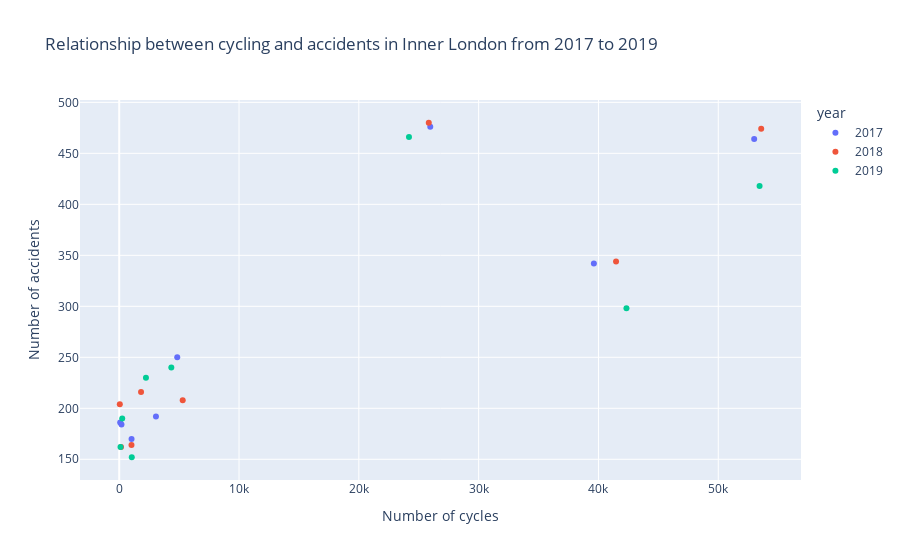

The cell this chart's notebook holds for it:
### Code cell
# Inner london total cycles vs accidents
fig = px.scatter(accidents_totalcycle_inner_cl,
                 x='Total cycles',
                 y='total_accidents',
                 color='year',
                 labels={"Total cycles": "Number of cycles",
                         "total_accidents": "Number of accidents"},
                 title="Relationship between cycling and accidents in Inner London from 2017 to 2019")
fig.show()

### Figure 1 — Plotly figure (JSON) as saved in the notebook; plotly's stock layout.template omitted (floating-point values rounded to 4 significant figures)
{"data": [{"hovertemplate": "year=2017<br>Number of cycles=%{x}<br>Number of accidents=%{y}<extra></extra>", "legendgroup": "2017", "marker": {"color": "#636efa", "symbol": "circle"}, "mode": "markers", "name": "2017", "orientation": "v", "showlegend": true, "type": "scatter", "x": [1030, 188, 25961, 3067, 80, 52996, 39616, 4843], "xaxis": "x", "y": [170, 184, 476, 192, 186, 464, 342, 250], "yaxis": "y"}, {"hovertemplate": "year=2018<br>Number of cycles=%{x}<br>Number of accidents=%{y}<extra></extra>", "legendgroup": "2018", "marker": {"color": "#EF553B", "symbol": "circle"}, "mode": "markers", "name": "2018", "orientation": "v", "showlegend": true, "type": "scatter", "x": [1025, 150, 25837, 1822, 49, 53583, 41467, 5300], "xaxis": "x", "y": [164, 162, 480, 216, 204, 474, 344, 208], "yaxis": "y"}, {"hovertemplate": "year=2019<br>Number of cycles=%{x}<br>Number of accidents=%{y}<extra></extra>", "legendgroup": "2019", "marker": {"color": "#00cc96", "symbol": "circle"}, "mode": "markers", "name": "2019", "orientation": "v", "showlegend": true, "type": "scatter", "x": [1049, 251, 24184, 2232, 106, 53449, 42337, 4350], "xaxis": "x", "y": [152, 190, 466, 230, 162, 418, 298, 240], "yaxis": "y"}], "layout": {"legend": {"title": {"text": "year"}, "tracegroupgap": 0}, "title": {"text": "Relationship between cycling and accidents in Inner London from 2017 to 2019"}, "xaxis": {"anchor": "y", "domain": [0, 1], "title": {"text": "Number of cycles"}}, "yaxis": {"anchor": "x", "domain": [0, 1], "title": {"text": "Number of accidents"}}}}
